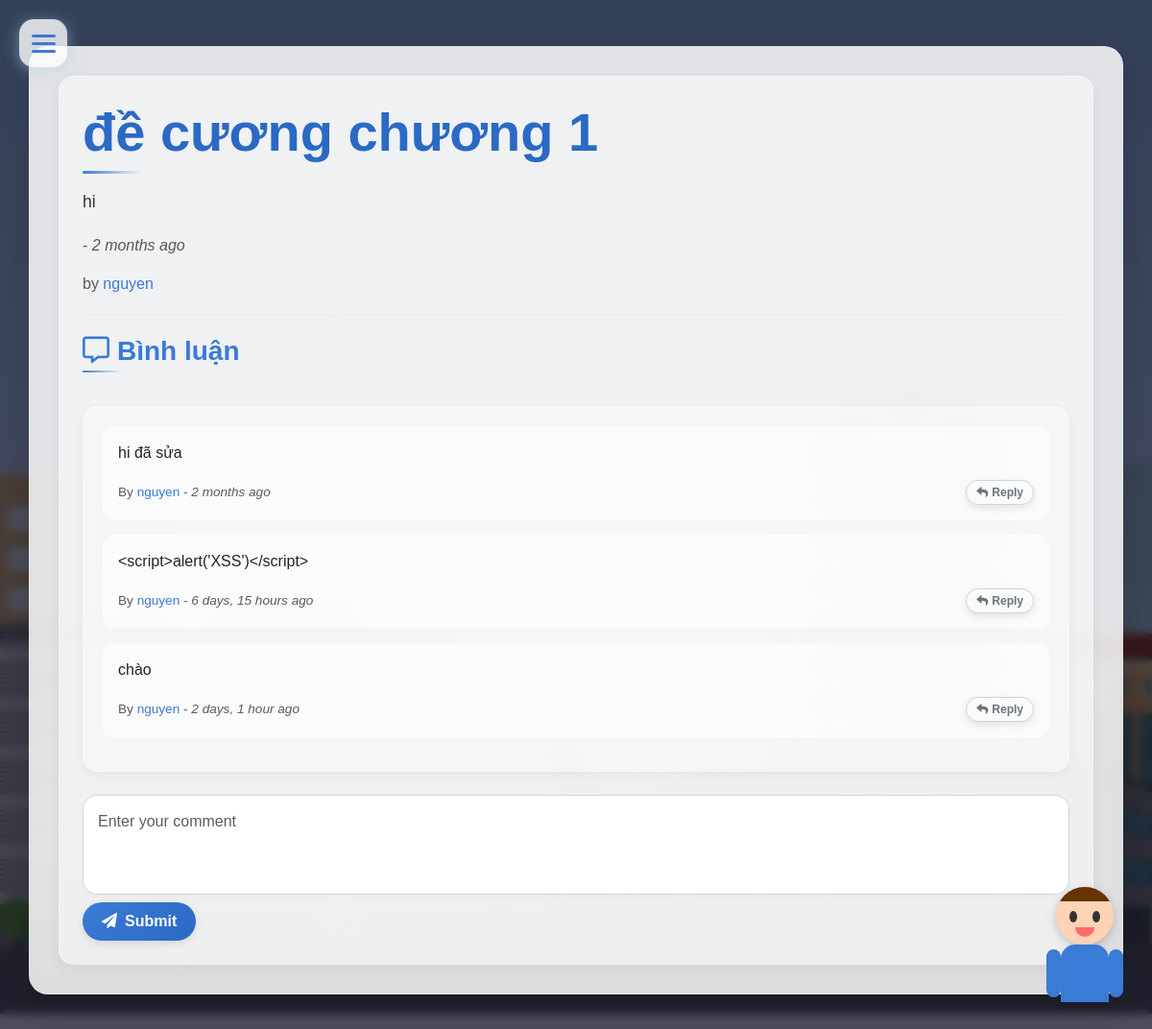
Page /forum/e-cuong-chuong-1-20250309171623 on the committed database.
### forums/models.py (models this page shows, shortened)
class Forum(models.Model):
    user = models.ForeignKey(settings.AUTH_USER_MODEL, on_delete=models.CASCADE)
    title = models.CharField(max_length=100)
    slug = models.SlugField(unique=True)
    desc = models.TextField()
    created_at = models.DateTimeField(auto_now_add=True)

class Comment(models.Model):
    user = models.ForeignKey(settings.AUTH_USER_MODEL, on_delete=models.CASCADE)
    forum = models.ForeignKey(Forum, on_delete=models.CASCADE)
    desc = models.TextField()
    created_at = models.DateTimeField(auto_now_add=True)
    edited = models.BooleanField(default=False)
    edited_at = models.DateTimeField(null=True, blank=True)
    parent = models.ForeignKey('self', null=True, blank=True, related_name='replies', on_delete=models.CASCADE)

### forums/views.py (the view)
# urls.py: path('<slug:slug>', ForumDetailView.as_view(), name='forum-detail'),
class ForumDetailView(DetailView):
    model = Forum
    template_name = 'forum_detail.html'
    context_object_name = 'forum'
    def get_context_data(self, **kwargs):
        context = super().get_context_data(**kwargs)
        forum = self.get_object()
        parent_comments = Comment.objects.filter(forum=forum, parent__isnull=True)
        context['parent_comments'] = parent_comments
        context['user'] = forum.user
        return context

### templates/forum_detail.html (shortened to what this page needs)
{% load static %}
{% load humanize %}
<!DOCTYPE html>
<html lang="en">
<head>
    <link rel="stylesheet" href="/static/cssQuan/bootstrap.min.css">
    <link rel="stylesheet" href="/static/css/style.css">
    <link rel="stylesheet" href="https://cdnjs.cloudflare.com/ajax/libs/font-awesome/5.15.4/css/all.min.css">
    <link href='https://unpkg.com/boxicons@2.1.4/css/boxicons.min.css' rel='stylesheet'>
</head>
<body class="fade-in">
    {% include "Components/newmenu.html" %}
    <div class="container my-5">
        <div class="jumbotron p-4">
            <h1 class="display-4">{{object.title}}</h1>
            <p class="lead">{{ object.desc }}</p>
            <p class="text-muted">- <i>{{object.created_at | naturaltime}}</i></p>
            <p class="text-muted">by <a href="{% url 'forum-by' object.user %}">{{ object.user }}</a></p>
            <hr>
            <h3><i class="far fa-comment-alt me-2"></i>Bình luận</h3>
            <div class="comments-section mb-4" id="comments-container">
                {% for comment in parent_comments %}
                    <div class="comment-wrapper" id="comment-{{ comment.id }}">
                        <div class="comment-content">
                            {{ comment.desc|linebreaks }}
                        </div>
                        <div class="comment-meta">
                            <div>
                                <span class="text-muted">By <a href="{% url 'forum-by' comment.user %}">{{ comment.user }}</a> - <i>{{comment.created_at | naturaltime}}</i></span>
                            </div>
                            <button class="btn btn-reply" onclick="toggleReplyForm('{{ comment.id }}')">
                                <i class="fas fa-reply me-1"></i>Reply
                            </button>
                        </div>
                    </div>
                {% endfor %}
            </div>
            <form method="post" action="{% url 'add-comment' forum.id %}">
                <textarea name="desc" class="form-control mb-2" rows="3" placeholder="Enter your comment" required=True></textarea>
                <button type="submit" class="btn btn-primary">
                    <i class="fas fa-paper-plane me-2"></i>Submit
                </button>
            </form>
        </div>
    </div>
    {% include "Components/chat_bubble.html" %}
</body>
</html>

### static/css/style.css (style rules this page uses)
* { font-family: 'Arial', 'Tahoma', 'Verdana', 'Roboto', 'Open Sans', sans-serif; }
body { background-image: url("../images/Bg1.jpg"); background-size: cover; background-repeat: no-repeat; background-attachment: fixed; background-position: center; }

### templates/forum_detail.html (style rules this page uses)
* { margin: 0; padding: 0; box-sizing: border-box; font-family: 'Arial', sans-serif; }
body { background-image: url('/static/images/Ptit.jpg'); background-size: cover; background-repeat: no-repeat; background-attachment: fixed; background-position: center; position: relative; min-height: 100vh; }
body::before { content: ''; position: fixed; top: 0; left: 0; width: 100%; height: 100%; background-color: rgba(0, 0, 20, 0.7); backdrop-filter: blur(5px); -webkit-backdrop-filter: blur(5px); z-index: -1; pointer-events: none; }
.fade-in { animation: fadeIn 0.5s ease-in; }
.container { background: rgba(255, 255, 255, 0.85); border-radius: 20px; box-shadow: 0 8px 32px rgba(0, 0, 0, 0.15); backdrop-filter: blur(10px); -webkit-backdrop-filter: blur(10px); padding: 30px; margin-top: 80px; margin-bottom: 50px; transition: all 0.3s ease; border: 1px solid rgba(255, 255, 255, 0.18); }
.jumbotron { background: rgba(255, 255, 255, 0.5); border-radius: 15px; padding: 30px; box-shadow: 0 5px 15px rgba(0, 0, 0, 0.05); transition: all 0.3s ease; border: 1px solid rgba(255, 255, 255, 0.18); position: relative; }
.display-4 { color: #2a6ac5; font-weight: 700; margin-bottom: 15px; position: relative; padding-bottom: 10px; }
.display-4::after { content: ''; position: absolute; bottom: 0; left: 0; width: 60px; height: 3px; background: linear-gradient(90deg, #3a7bd5, transparent); border-radius: 3px; }
.lead { font-size: 1.1rem; color: #333; margin-bottom: 20px; line-height: 1.6; }
.btn { border-radius: 30px; padding: 8px 20px; font-weight: 600; transition: all 0.3s ease; box-shadow: 0 3px 8px rgba(0, 0, 0, 0.1); border: none; }
.btn-primary { background: linear-gradient(135deg, #3a7bd5, #2a6ac5); }
.comments-section { background: rgba(250, 250, 250, 0.6); border-radius: 15px; padding: 20px; margin-top: 15px; margin-bottom: 25px; box-shadow: 0 3px 10px rgba(0, 0, 0, 0.05); border: 1px solid rgba(255, 255, 255, 0.18); }
h3 { color: #3a7bd5; font-weight: 600; margin-bottom: 20px; position: relative; display: inline-block; padding-bottom: 5px; }
h3::after { content: ''; position: absolute; bottom: 0; left: 0; width: 40px; height: 2px; background: linear-gradient(90deg, #3a7bd5, transparent); border-radius: 2px; }
.form-control { border-radius: 15px; padding: 15px; resize: none; border: 1px solid rgba(0, 0, 0, 0.1); box-shadow: 0 3px 8px rgba(0, 0, 0, 0.02); transition: all 0.3s ease; }
a { color: #3a7bd5; text-decoration: none; transition: all 0.2s; }
.text-muted { color: #6c757d; }
hr { border-color: rgba(0, 0, 0, 0.1); margin: 20px 0; }
.comment-wrapper { background: rgba(255, 255, 255, 0.5); border-radius: 12px; padding: 15px; margin-bottom: 15px; position: relative; border: 1px solid rgba(255, 255, 255, 0.1); }
.comment-content { margin-bottom: 10px; margin-right: 80px; }
.comment-meta { display: flex; justify-content: space-between; align-items: center; font-size: 0.85rem; }
.btn-reply { padding: 3px 10px; font-size: 0.75rem; background: transparent; border: 1px solid #ced4da; color: #6c757d; }

### rows in the picture
Forum: title "đề cương chương 1", desc "hi", created_at "2 months ago", user "nguyen"
Comment: desc "hi đã sửa", user "nguyen", created_at "2 months ago"
Comment: desc "<script>alert('XSS')</script>", user "nguyen", created_at "6 days, 15 hours ago"
Comment: desc "chào", user "nguyen", created_at "2 days, 1 hour ago"
